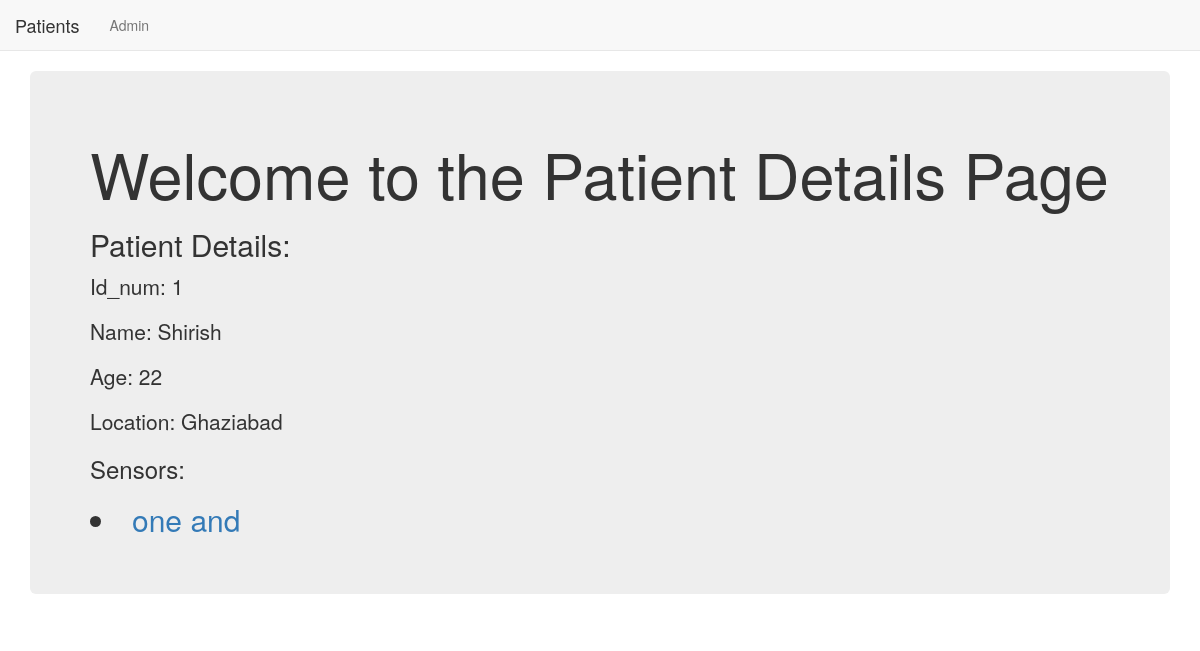
The app's page /health/1/ with its own data.
### health/models.py (models this page shows, shortened)
class Patient(models.Model):
    name = models.CharField(max_length=256)
    age = models.PositiveIntegerField()
    location = models.CharField(max_length=256)

class Sensor(models.Model):
    name = models.CharField(max_length=256, default = 'zero')
    patient = models.ForeignKey(Patient,related_name='sensors')

### health/views.py (the view)
# urls.py: url(r'^(?P<pk>\d+)/$',views.PatientDetailView.as_view(),name='pdetail'),
class PatientDetailView(DetailView):
    context_object_name = 'patient_details'
    model = models.Patient
    template_name = 'health/patient_detail.html'

### health/templates/health/patient_detail.html
{% extends "health/health_base.html" %}
{% block body_block %}
  <div class="jumbotron">
    <h1>Welcome to the Patient Details Page</h1>
    <h2>Patient Details:</h2>
    <p>Id_num: {{patient_details.id}}</p>
    <p>Name: {{patient_details.name}}</p>
    <p>Age: {{patient_details.age}}</p>
    <p>Location: {{patient_details.location}}</p>
    <h3>Sensors:</h3>
      {% for sensor in patient_details.sensors.all %}
      <h2><li><a href="sensor/{{sensor.id}}">{{sensor.name}} and </a></li></h2>
      {% endfor %}
  </div>
{% endblock %}

### records on screen
Patient: id "1", name "Shirish", age "22", location "Ghaziabad"
Sensor: name "one"
